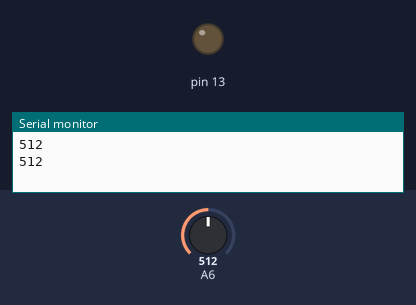
A sketch run on a simulated Arduino Nano, built with avr-gcc and run on an emulated ATmega328P. Parts: output pins drawn as LEDs (lit = HIGH), the last lines printed to the serial monitor. Inputs (shaded band) come from the test bench; at power-on: A6 = 512.

Above: at 1.8 s.
1.9 s: A6 set to 491
At 3.0 s:
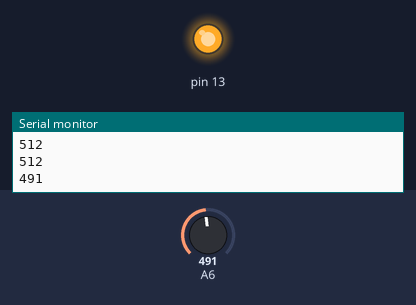
3.5 s: A6 set to 510
At 4.6 s:
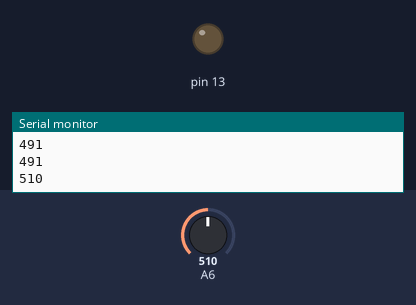
5.5 s: A6 set to 490
At 7.3 s:
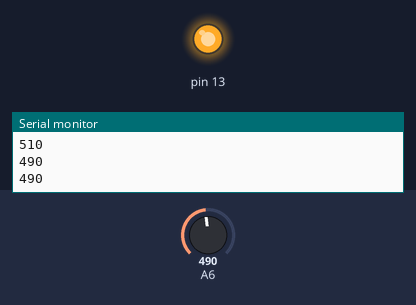
Timing chart, 0 to 8.8 s (numbered marks = the images above; inputs shaded):
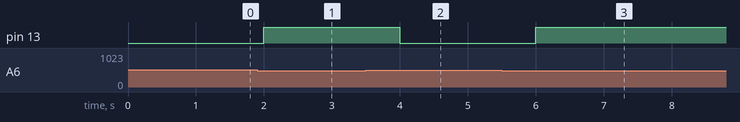

Measured:
- the behaviour switches between 500 and 499 on A6 (found by bisection; images 0 and 1)
- after the input at 1.9 s, pin 13: LOW → HIGH after 0.10 s
- after the input at 3.5 s, pin 13: HIGH → LOW after 0.50 s
- after the input at 5.5 s, pin 13: LOW → HIGH after 0.50 s

The sketch:

sketch_may14a.ino
```cpp
void setup() {
  // put your setup code here, to run once:
 pinMode(13, OUTPUT);
 pinMode(A6, INPUT);
 Serial.begin(9600);
}

void loop() {
  // put your main code here, to run repeatedly:

 int x;
 x = analogRead(A6);
 if (x < 500){
  digitalWrite(13, HIGH);
 }
 else{
  digitalWrite(13, LOW);
 }
 Serial.println(x);
 delay(1000);
}
```
